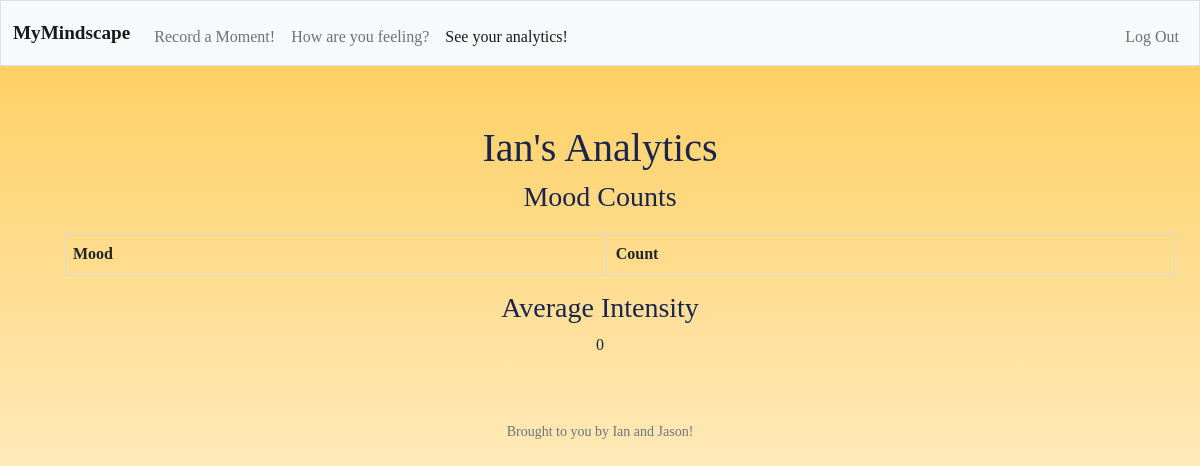
Page /analytics (signed in) on the earlier database version.
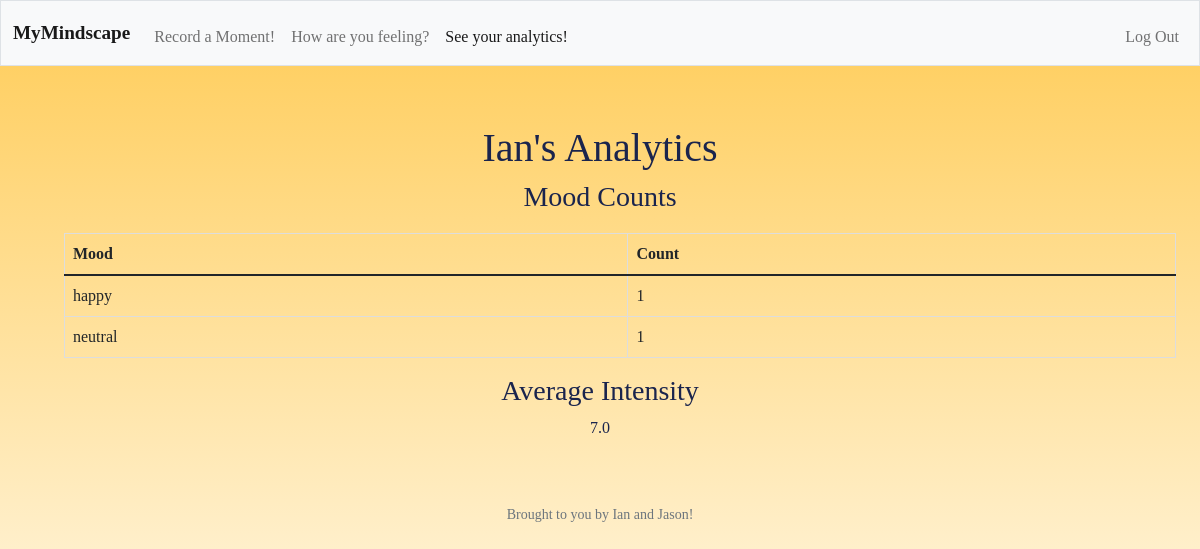
Same page on the later database version.
### tables this page shows
CREATE TABLE mood (
    id INT PRIMARY KEY,
    user_id INT NOT NULL,
    mood TEXT NOT NULL,
    intensity INT NOT NULL,
    date DATE NOT NULL);

### app.py (the view)
@app.route('/analytics')
@login_required
def analytics():
    try:
        mood_data = db.execute("SELECT mood, intensity FROM mood WHERE user_id = ?", (session['user_id'],))
    except Exception as e:
        print(f"Error retrieving mood data: {e}")
        mood_data = []
    mood_counts = {}
    total_intensity = 0
    total_moods = 0
    for entry in mood_data:
        mood = entry['mood']
        intensity = entry['intensity']
        mood_counts[mood] = mood_counts.get(mood, 0) + 1
        total_intensity += intensity
        total_moods += 1
    average_intensity = total_intensity / total_moods if total_moods > 0 else 0
    user_data = db.execute("SELECT name FROM User WHERE user_id = ?", session["user_id"])
    name = user_data[0]['name'] if user_data and user_data[0]['name'] else "Name Not Found"
    return render_template('analytics.html', mood_counts=mood_counts, average_intensity=average_intensity, name=name)

### app.py (called while the page is built)
@app.after_request
def after_request(response):
    response.headers["Cache-Control"] = "no-cache, no-store, must-revalidate"
    response.headers["Expires"] = 0
    response.headers["Pragma"] = "no-cache"
    return response

### helpers.py (called while the page is built)
def login_required(f):
    @wraps(f)
    def decorated_function(*args, **kwargs):
        if 'user_id' not in session:
            return redirect(url_for('login'))
        return f(*args, **kwargs)
    return decorated_function

### templates/analytics.html (shortened to what this page needs)
{% extends "layout.html" %}
{% block main %}
    <div class="container">
        <div class="col-md-12">
            <h1>{{ name }}'s Analytics</h1>
        <h3>Mood Counts</h3>
        <table class="table">
            <thead>
                <tr>
                    <th>Mood</th>
                    <th>Count</th>
                </tr>
            </thead>
            <tbody>
                {% for mood, count in mood_counts.items() %}
                    <tr>
                        <td>{{ mood }}</td>
                        <td>{{ count }}</td>
                    </tr>
                {% endfor %}
            </tbody>
        </table>
        <h3>Average Intensity</h3>
        <p>{{ average_intensity }}</p>
    </div>
{% endblock %}

Differences in the rows shown:
now on this page (row edited): mood: mood "happy", count "1", mood "neutral"
Other differences:
{{ average_intensity }}: "0" → "7.0"
